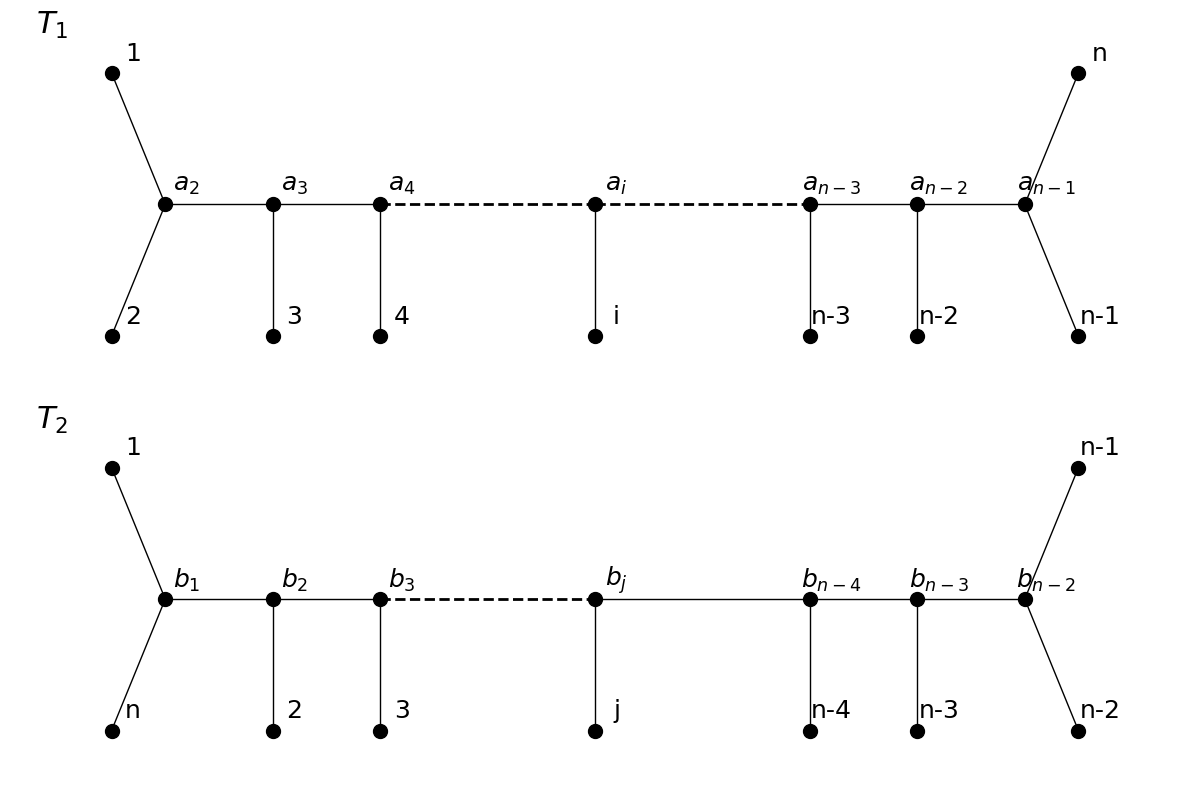

This chart was generated by the following Python code:
import matplotlib.pyplot as plt
import networkx as nx

# --- Graf GA ---
GA = nx.Graph()
GA.add_nodes_from(['1', '2', '3', '4', 'i', 'n-3', 'n-2', 'n-1', 'n',
                   '$a_2$', '$a_3$', '$a_4$', '$a_i$', '$a_{n-3}$', '$a_{n-2}$', '$a_{n-1}$'])
GA.add_edges_from([
    ('1', '$a_2$'), ('2', '$a_2$'), ('3', '$a_3$'), ('4', '$a_4$'), ('i', '$a_i$'),
    ('n-3', '$a_{n-3}$'), ('n-2', '$a_{n-2}$'), ('n-1', '$a_{n-1}$'), ('n', '$a_{n-1}$'),
    ('$a_2$', '$a_3$'), ('$a_3$', '$a_4$'), ('$a_4$', '$a_i$'), ('$a_i$', '$a_{n-3}$'),
    ('$a_{n-3}$', '$a_{n-2}$'), ('$a_{n-2}$', '$a_{n-1}$')
])
posA = {
    '1': (-4.5, 2), '2': (-4.5, 0), '3': (-3, 0), '4': (-2, 0), 'i': (0, 0),
    'n-3': (2, 0), 'n-2': (3, 0), 'n-1': (4.5, 0), 'n': (4.5, 2),
    '$a_2$': (-4, 1), '$a_3$': (-3, 1), '$a_4$': (-2, 1), '$a_i$': (0, 1),
    '$a_{n-3}$': (2, 1), '$a_{n-2}$': (3, 1), '$a_{n-1}$': (4, 1),
}

# --- Graf GB ---
GB = nx.Graph()
GB.add_nodes_from(['1', 'n', '2', '3', 'j', 'n-4', 'n-3', 'n-2', 'n-1',
                   '$b_1$', '$b_2$', '$b_3$', '$b_j$', '$b_{n-4}$', '$b_{n-3}$', '$b_{n-2}$'])
GB.add_edges_from([
    ('1', '$b_1$'), ('n', '$b_1$'), ('2', '$b_2$'), ('3', '$b_3$'), ('j', '$b_j$'),
    ('n-4', '$b_{n-4}$'), ('n-3', '$b_{n-3}$'), ('n-2', '$b_{n-2}$'), ('n-1', '$b_{n-2}$'),
    ('$b_1$', '$b_2$'), ('$b_2$', '$b_3$'), ('$b_3$', '$b_j$'), ('$b_j$', '$b_{n-4}$'),
    ('$b_{n-4}$', '$b_{n-3}$'), ('$b_{n-3}$', '$b_{n-2}$')
])
posB = {
    '1': (-4.5, -1), 'n': (-4.5, -3), '2': (-3, -3), '3': (-2, -3), 'j': (0, -3),
    'n-4': (2, -3), 'n-3': (3, -3), 'n-2': (4.5, -3), 'n-1': (4.5, -1),
    '$b_1$': (-4, -2), '$b_2$': (-3, -2), '$b_3$': (-2, -2), '$b_j$': (0, -2),
    '$b_{n-4}$': (2, -2), '$b_{n-3}$': (3, -2), '$b_{n-2}$': (4, -2),
}

# --- Rysowanie ---
plt.figure(figsize=(12, 8))

# Lista przerywanych krawędzi
dashed_edges = [
    ('$a_4$', '$a_i$'),
    ('$a_i$', '$a_{n-3}$'),
    ('$b_3$', '$b_j$'),
    ('$b_j$', '$Bb_{n-4}$')
]

# Rysujemy wierzchołki
nx.draw_networkx_nodes(GA, posA, node_color='black', node_size=100)

nx.draw_networkx_nodes(GB, posB, node_color='black', node_size=100)

# Krawędzie z GA bez przerywanych
nx.draw_networkx_edges(GA, posA, edgelist=[e for e in GA.edges if e not in dashed_edges and e[::-1] not in dashed_edges])

# Krawędzie z GB bez przerywanych
nx.draw_networkx_edges(GB, posB, edgelist=[e for e in GB.edges if e not in dashed_edges and e[::-1] not in dashed_edges])

# Rysujemy przerywane krawędzie osobno
for u, v in dashed_edges:
    if u in posA and v in posA:
        x = [posA[u][0], posA[v][0]]
        y = [posA[u][1], posA[v][1]]
    elif u in posB and v in posB:
        x = [posB[u][0], posB[v][0]]
        y = [posB[u][1], posB[v][1]]
    else:
        continue  # pomiń jeśli pozycje nie istnieją
    plt.plot(x, y, linestyle='--', color='black', linewidth=2)


# Przesunięcie etykiet
def draw_labels_shifted(G, pos, dx=0.2, dy=0.15):
    shifted_pos = {k: (x + dx, y + dy) for k, (x, y) in pos.items()}
    nx.draw_networkx_labels(G, shifted_pos, font_size=18)

draw_labels_shifted(GA, posA)
draw_labels_shifted(GB, posB)

# Dodajemy etykiety T1 i T2
plt.text(-5.2, 2.3, r"$T_1$", fontsize=22, fontweight='bold')  # etykieta dla górnego drzewa
plt.text(-5.2, -0.7, r"$T_2$", fontsize=22, fontweight='bold') # etykieta dla dolnego drzewa


# Finalne wykończenie
plt.axis('off')
plt.tight_layout()
plt.savefig('figAddLeafCater.png', bbox_inches='tight')
plt.show()
